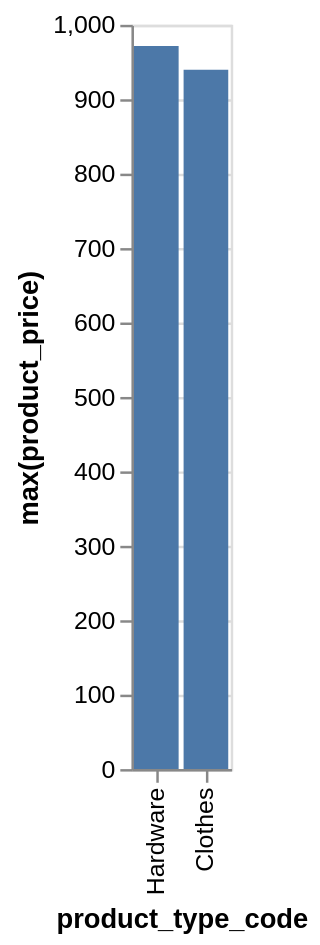

Here is the Vega-Lite specification saved for this chart:
### Vega-Lite specification from a JSON file in a GitHub repository (floating-point values rounded to 4 significant figures)
{"data": {"values": [{"x_data": "Hardware", "y_data": 971.4}, {"x_data": "Clothes", "y_data": 939.6}]}, "mark": "bar", "encoding": {"x": {"field": "x_data", "type": "nominal", "title": "product_type_code", "sort": {"op": "sum", "field": "y_data", "order": "descending"}}, "y": {"field": "y_data", "type": "quantitative", "title": "max(product_price)"}}}
